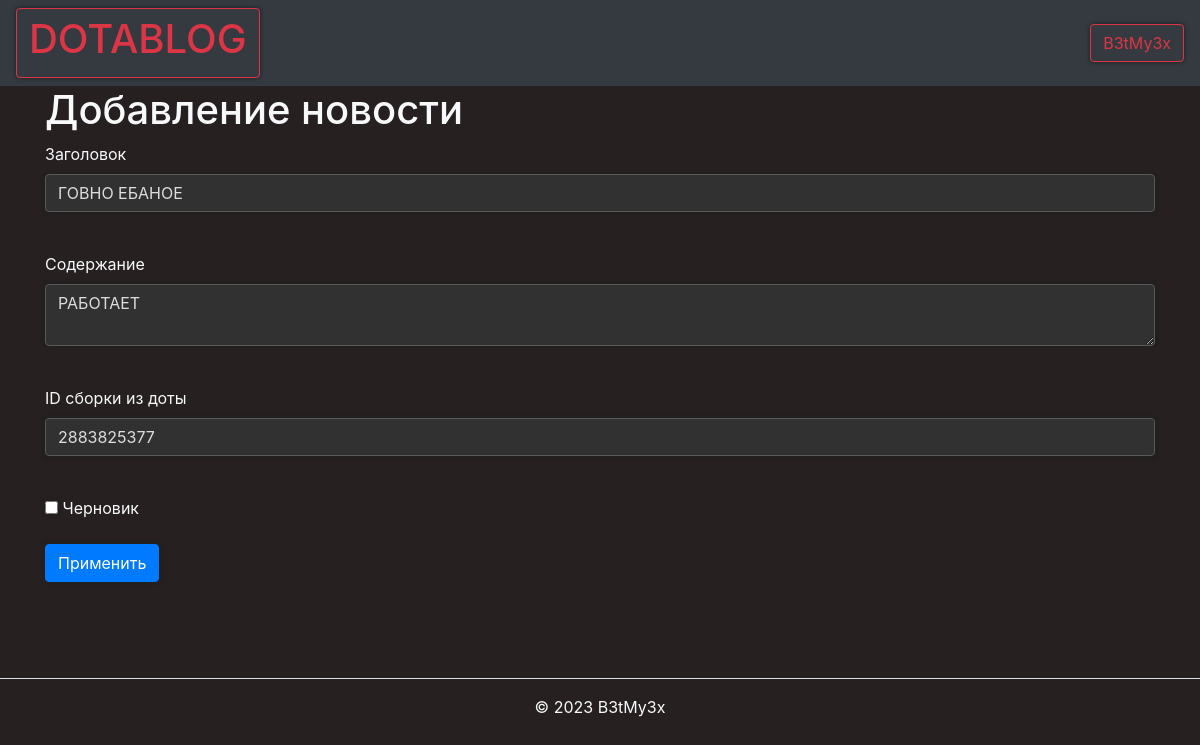
The page /news_edit/9 (signed in) on the database its author committed.
### data/users.py (models this page shows, shortened)
class User(SqlAlchemyBase, UserMixin):
    __tablename__ = 'users'
    id = sqlalchemy.Column(sqlalchemy.Integer,
                           primary_key=True, autoincrement=True)
    name = sqlalchemy.Column(sqlalchemy.String, nullable=True)
    about = sqlalchemy.Column(sqlalchemy.String, nullable=True)
    email = sqlalchemy.Column(sqlalchemy.String,
                              index=True, unique=True, nullable=True)
    hashed_password = sqlalchemy.Column(sqlalchemy.String, nullable=True)
    created_date = sqlalchemy.Column(sqlalchemy.DateTime,
                                     default=datetime.datetime.now)
    role = sqlalchemy.Column(sqlalchemy.String,
                              index=True, unique=True, nullable=True)
    news = orm.relationship("News", back_populates='user')

### data/news.py (models this page shows)
class News(SqlAlchemyBase):
    __tablename__ = 'news'
    categories = orm.relationship("Category",
                                  secondary="association",
                                  backref="news")
    id = sqlalchemy.Column(sqlalchemy.Integer,
                           primary_key=True, autoincrement=True)
    title = sqlalchemy.Column(sqlalchemy.String, nullable=True)
    content = sqlalchemy.Column(sqlalchemy.String, nullable=True)
    created_date = sqlalchemy.Column(sqlalchemy.DateTime,
                                     default=datetime.datetime.now)
    is_private = sqlalchemy.Column(sqlalchemy.Boolean, default=True)
    user_id = sqlalchemy.Column(sqlalchemy.Integer,
                                sqlalchemy.ForeignKey("users.id"))
    build = sqlalchemy.Column(sqlalchemy.String, nullable=True)
    user = orm.relationship('User')

### main.py (the view, shortened to what this page needs)
@app.route('/news_edit/<int:id>', methods=['GET', 'POST'])
@login_required
def news_edit(id):
    form = NewsForm()
    if request.method == "GET":
        db_sess = db_session.create_session()
        news = db_sess.query(News).filter(News.id == id,
                                          News.user == current_user
                                          ).first()
        news1 = db_sess.query(News).filter(News.id == id).first()
        if news or is_admin():
            form.title.data = news1.title
            form.content.data = news1.content
            form.build.data = news1.build
            form.is_private.data = news1.is_private
        else:
            abort(404)
    return render_template('news_edit.html',
                           title='Редактирование новости',
                           form=form
                           )

### data/news.py
class NewsForm(FlaskForm):
    title = StringField('Заголовок', validators=[DataRequired()])
    content = TextAreaField("Содержание")
    build = StringField("ID сборки из доты")
    is_private = BooleanField("Черновик")
    submit = SubmitField("Применить")

### data/db_session.py (called while the page is built)
def create_session() -> Session:
    global __factory
    return __factory()

### main.py (called while the page is built)
@login_manager.user_loader
def load_user(user_id):
    db_sess = db_session.create_session()
    return db_sess.query(User).get(user_id)

### templates/news_edit.html (shortened to what this page needs)
{% extends "base.html" %}
{% block content %}
<h1>Добавление новости</h1>
<form action="" method="post">
    <p>
        {{ form.title.label }}<br>
        {{ form.title(class="form-control") }}<br>
    </p>
    <p>
        {{ form.content.label }}<br>
        {{ form.content(class="form-control") }}<br>
    </p>
    <p>
        {{ form.build.label }}<br>
        {{ form.build(class="form-control") }}<br>
    </p>
    <p>{{ form.is_private() }} {{ form.is_private.label }}</p>
    <p>{{ form.submit(type="submit", class="btn btn-primary") }}</p>
    <br>
</form>
{% endblock %}

### templates/base.html (shortened to what this page needs)
<!doctype html>
<html lang="en">
<head>
    <link rel="stylesheet"
          href="https://stackpath.bootstrapcdn.com/bootstrap/4.4.1/css/bootstrap.min.css"
>
</head>
<body style="color:#f8f9fa; background-color:#262020 ">
<header>
    <nav class="navbar navbar-dark bg-dark">
        <a class="btn btn-outline-danger" href="/feed"><h1>DOTABLOG</h1></a>
        {% if current_user.is_authenticated %}
    <a class="btn btn-outline-danger" href="/logout">{{ current_user.name }}</a>
{% else %}
    <p>
        <a class="btn btn-secondary" href="/register">Зарегистрироваться</a>
        <a class="btn btn-danger" href="/login">Войти</a>
    </p>
{% endif %}
    </nav>
</header>
<main role="main" class="container">
    {% block content %}{% endblock %}
</main>
</body>
<footer class="py-3 my-4">
    <ul class="nav justify-content-center border-bottom pb-3 mb-3">
    </ul>
    <p class="text-center text-body-secondary">© 2023 B3tMy3x</p>
  </footer>
</html>

### templates/base.html (style rules this page uses)
html { overflow-y: scroll; }
body { -webkit-touch-callout: none; -webkit-user-select: none; -khtml-user-select: none; -moz-user-select: none; -ms-user-select: none; user-select: none; }
textarea { padding: 8px; }
a, input, textarea { filter: progid:DXImageTransform.Microsoft.gradient(startColorstr='#252626', endColorstr='#2f3031'); background: #313131 -moz-box-shadow: 0px 0px 4px 0px #1c1e1e; -webkit-box-shadow: 0px 0px 4px 0px #1c1e1e; box-shadow: 0px 0px 4px 0px #1c1e1e; border-radius: 8px; border: 1px solid #333; color: #ddd; outline: 0; }
.form-control { display: block; width: 100%; height: calc(1.5em + 0.75rem + 2px); padding: 0.375rem 0.75rem; font-size: 1rem; font-weight: 400; line-height: 1.5; color: #ddd; background-color: #313131; background-clip: padding-box; border: 1px solid #5a5a5a; border-radius: 0.25rem; transition: border-color .15s ease-in-out,box-shadow .15s ease-in-out; }

### rows shown on the page
User: name "B3tMy3x"
News: title "ГОВНО ЕБАНОЕ", content "РАБОТАЕТ", build "2883825377"
